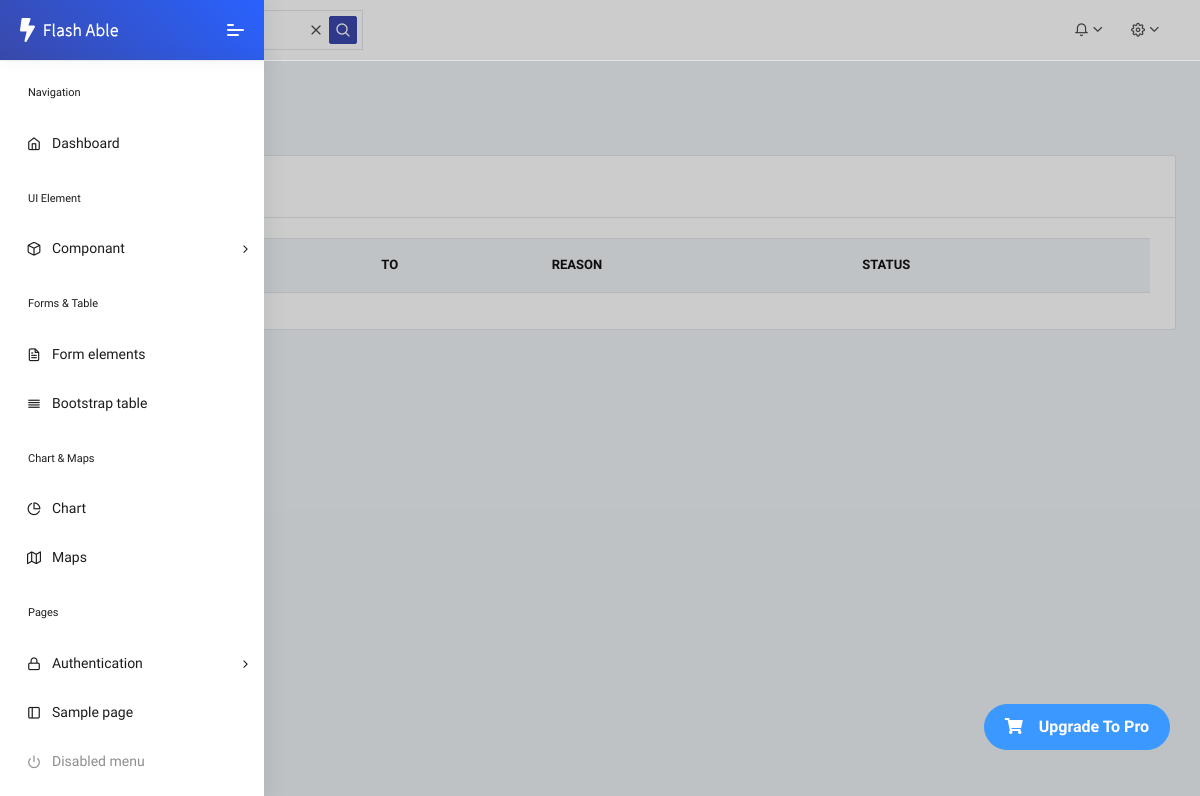
The app's page /my_leave/ (signed in), older data.
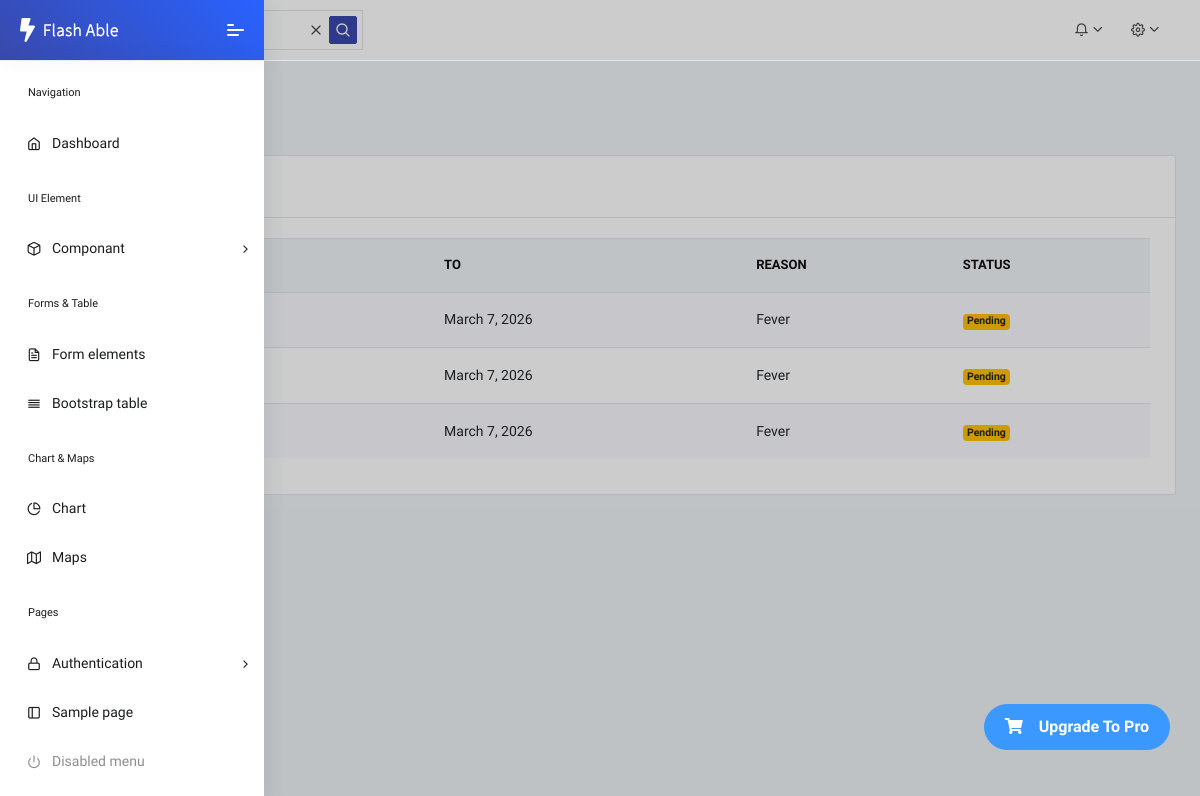
The same page, newer data.
### core/models.py (models this page shows, shortened)
class Leave(models.Model):
    STATUS = [
        ("Pending", "Pending"),
        ("Approved", "Approved"),
        ("Rejected", "Rejected"),
    ]
    employee = models.ForeignKey(User, on_delete=models.CASCADE)
    start_date = models.DateField()
    end_date = models.DateField()
    reason = models.TextField()
    status = models.CharField(
        max_length=20,
        choices=STATUS,
        default="Pending"
    )

### core/views.py (the view)
# urls.py: path('my_leave/', views.my_leave, name='my-leave'),
def my_leave(request):
    leaves = Leave.objects.filter(employee=request.user)
    context = {
        'leaves' : leaves
    }
    return render(request,'leave/My_leave.html',context)

### core/templates/leave/My_leave.html (shortened to what this page needs)
{% extends 'dashboard/Employee_Dashboard.html' %}
{% load static %}
{% block mein %}
<div class="pcoded-main-container">
    <div class="pcoded-wrapper">
        <div class="pcoded-content">
            <div class="pcoded-inner-content">
                <div class="main-body">
                    <div class="page-wrapper">
                        <div class="page-header">
                            <div class="page-block">
                                <div class="row align-items-center">
                                    <div class="col-md-12">
                                        <div class="page-header-title">
                                            <h5 class="m-b-10">My Leave</h5>
                                        </div>
                                        <ul class="breadcrumb">
                                            <li class="breadcrumb-item"><a href="index.html"></a></li>
                                            <li class="breadcrumb-item"><a href="#!">Leave Information</a></li>
                                        </ul>
                                    </div>
                                </div>
                            </div>
                        </div>
                        <div class="row">
                            <div class="col-xl-12">
                                <div class="card">
                                    <div class="card-header">
                                        <h5>Striped Table</h5>
                                    </div>
                                    <div class="card-body table-border-style">
                                        <div class="table-responsive">
                                            <table class="table table-striped">
                                                <thead>
                                                    <tr>
                                                        <th>From</th>
                                                        <th>To</th>
                                                        <th>Reason</th>
                                                        <th>Status</th>
                                                    </tr>
                                                </thead>
                                                <tbody>
                                                    {% for l in leaves %}
                                                    <tr>
                                                        <td>{{l.start_date}}</td>
                                                        <td>{{l.end_date}}</td>
                                                        <td>{{l.reason}}</td>
                                                        <td>
                                                            {% if l.status == "Pending" %}
                                                            <span class="badge badge-warning">Pending</span>
                                                            {% elif l.status == "Approved" %}
                                                            <span class="badge badge-success">Approved</span>
                                                            {% else %}
                                                            <span class="badge badge-danger">Rejected</span>
                                                            {% endif %}
                                                        </td>
                                                    </tr>
                                                   {% endfor %}
                                                </tbody>
                                            </table>
                                        </div>
                                    </div>
                                </div>
                            </div>
                        </div>
                    </div>
                </div>
            </div>
        </div>
    </div>
</div>
{% endblock %}

Row changes from the older to the newer data that the page shows:
added Leave: end_date "March 7, 2026", reason "Fever", status "Pending"
added Leave: end_date "March 7, 2026", reason "Fever", status "Pending"
added Leave: end_date "March 7, 2026", reason "Fever", status "Pending"
